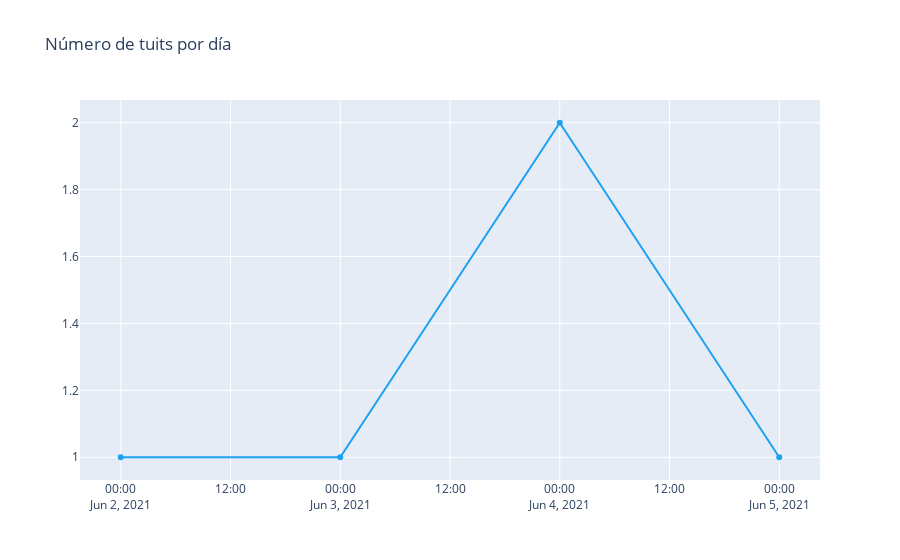

The cell this chart's notebook holds for it:
### Code cell
trace = go.Scatter(x=temp.fecha.values,
                   y=temp.cnt.values,
                   text=[f"Fecha: {f}<br>Tuits: {c}" for f,c in zip(temp.fecha.values,temp.cnt.values)],
                   hoverinfo='text',
                   mode='lines+markers',
                   name='Días',
                   line={'color':'#1DA1F2'})
layout = go.Layout(title='Número de tuits por día')
fig = go.Figure(data=[trace], layout=layout)
iplot(fig)

### Figure 1 — Plotly figure (JSON) as saved in the notebook; plotly's stock layout.template omitted (floating-point values rounded to 4 significant figures)
{"data": [{"hoverinfo": "text", "line": {"color": "#1DA1F2"}, "mode": "lines+markers", "name": "Días", "text": ["Fecha: 2021-06-02<br>Tuits: 1", "Fecha: 2021-06-03<br>Tuits: 1", "Fecha: 2021-06-04<br>Tuits: 2", "Fecha: 2021-06-05<br>Tuits: 1"], "type": "scatter", "x": ["2021-06-02", "2021-06-03", "2021-06-04", "2021-06-05"], "y": [1, 1, 2, 1]}], "layout": {"title": {"text": "Número de tuits por día"}}}
